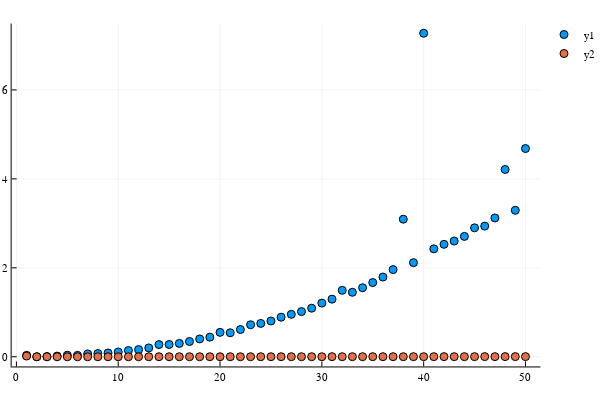

Notebook code cell kept with this figure:
### Code cell
using Plots
plotly()
plot([time1,time2],seriestype=:scatter)

### Figure 1 — Plotly figure (JSON) as saved in the notebook; plotly's stock layout.template omitted (floating-point values rounded to 4 significant figures)
{"data": [{"colorbar": {"title": {"text": ""}}, "legendgroup": "y1", "marker": {"color": "rgba(0, 154, 250, 1.000)", "line": {"color": "rgba(0, 0, 0, 1)", "width": 1}, "size": 8, "symbol": "circle"}, "mode": "markers", "name": "y1", "showlegend": true, "type": "scatter", "x": [1, 2, 3, 4, 5, 6, 7, 8, 9, 10, 11, 12, 13, 14, 15, 16, 17, 18, 19, 20, 21, 22, 23, 24, 25, 26, 27, 28, 29, 30, 31, 32, 33, 34, 35, 36, 37, 38, 39, 40, 41, 42, 43, 44, 45, 46, 47, 48, 49, 50], "xaxis": "x", "y": [0.03104, 0.001005, 0.00422, 0.01519, 0.03431, 0.0314, 0.0642, 0.07243, 0.08562, 0.1071, 0.1396, 0.1612, 0.1991, 0.2731, 0.276, 0.2998, 0.3431, 0.4006, 0.4404, 0.5484, 0.5391, 0.6118, 0.7198, 0.7496, 0.8045, 0.8896, 0.9536, 1.015, 1.091, 1.206, 1.295, 1.494, 1.45, 1.552, 1.668, 1.792, 1.96, 3.093, 2.116, 7.275, 2.427, 2.528, 2.602, 2.706, 2.899, 2.937, 3.122, 4.212, 3.293, 4.682], "yaxis": "y", "zmax": null, "zmin": null}, {"colorbar": {"title": {"text": ""}}, "legendgroup": "y2", "marker": {"color": "rgba(227, 111, 71, 1.000)", "line": {"color": "rgba(0, 0, 0, 1)", "width": 1}, "size": 8, "symbol": "circle"}, "mode": "markers", "name": "y2", "showlegend": true, "type": "scatter", "x": [1, 2, 3, 4, 5, 6, 7, 8, 9, 10, 11, 12, 13, 14, 15, 16, 17, 18, 19, 20, 21, 22, 23, 24, 25, 26, 27, 28, 29, 30, 31, 32, 33, 34, 35, 36, 37, 38, 39, 40, 41, 42, 43, 44, 45, 46, 47, 48, 49, 50], "xaxis": "x", "y": [0.01563, 8.376e-06, 7.544e-06, 1.568e-05, 3.968e-05, 5.039e-05, 7.657e-05, 9.258e-05, 0.0001256, 0.0001204, 0.0001416, 0.0003118, 0.0001984, 0.000332, 0.0003725, 0.0004586, 0.0004288, 0.0004596, 0.0006271, 0.0005192, 0.0005543, 0.0006167, 0.0006784, 0.0007743, 0.0007988, 0.0008828, 0.001412, 0.0009535, 0.001041, 0.001112, 0.002204, 0.001272, 0.002094, 0.00148, 0.001971, 0.001698, 0.002057, 0.001823, 0.002069, 0.002077, 0.00229, 0.002658, 0.00246, 0.002751, 0.002533, 0.002841, 0.002754, 0.003119, 0.003173, 0.003182], "yaxis": "y", "zmax": null, "zmin": null}], "layout": {"annotations": [], "height": 400, "legend": {"bgcolor": "rgba(255, 255, 255, 1.000)", "bordercolor": "rgba(0, 0, 0, 1)", "font": {"color": "rgba(0, 0, 0, 1)", "family": "sans-serif", "size": 11}, "tracegroupgap": 0, "x": 1, "y": 1}, "margin": {"b": 20, "l": 0, "r": 0, "t": 20}, "paper_bgcolor": "rgba(255, 255, 255, 1.000)", "plot_bgcolor": "rgba(255, 255, 255, 1.000)", "showlegend": true, "width": 600, "xaxis": {"anchor": "y", "domain": [0.02138, 0.9934], "gridcolor": "rgba(0, 0, 0, 0.1)", "gridwidth": 0.5, "linecolor": "rgba(0, 0, 0, 1)", "mirror": false, "range": [-0.47, 51.47], "showgrid": true, "showline": true, "showticklabels": true, "tickangle": 0, "tickcolor": "rgb(0, 0, 0)", "tickfont": {"color": "rgba(0, 0, 0, 1)", "family": "sans-serif", "size": 11}, "tickmode": "array", "ticks": "inside", "ticktext": ["0", "10", "20", "30", "40", "50"], "tickvals": [0, 10, 20, 30, 40, 50], "title": {"font": {"color": "rgba(0, 0, 0, 1)", "family": "sans-serif", "size": 15}, "text": ""}, "type": "linear", "visible": true, "zeroline": false, "zerolinecolor": "rgba(0, 0, 0, 1)"}, "yaxis": {"anchor": "x", "domain": [0.03762, 0.9902], "gridcolor": "rgba(0, 0, 0, 0.1)", "gridwidth": 0.5, "linecolor": "rgba(0, 0, 0, 1)", "mirror": false, "range": [-0.2182, 7.493], "showgrid": true, "showline": true, "showticklabels": true, "tickangle": 0, "tickcolor": "rgb(0, 0, 0)", "tickfont": {"color": "rgba(0, 0, 0, 1)", "family": "sans-serif", "size": 11}, "tickmode": "array", "ticks": "inside", "ticktext": ["0", "2", "4", "6"], "tickvals": [0, 2, 4, 6], "title": {"font": {"color": "rgba(0, 0, 0, 1)", "family": "sans-serif", "size": 15}, "text": ""}, "type": "linear", "visible": true, "zeroline": false, "zerolinecolor": "rgba(0, 0, 0, 1)"}}}
